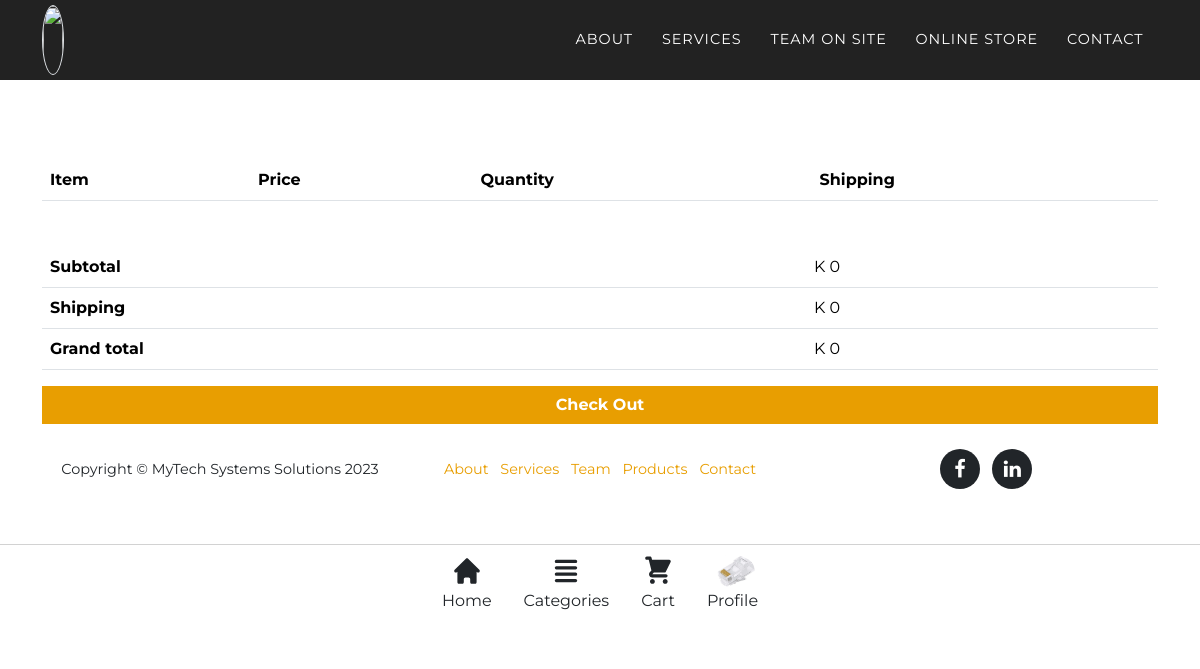
Page /online_store/cart/ (signed in) on the earlier database version.
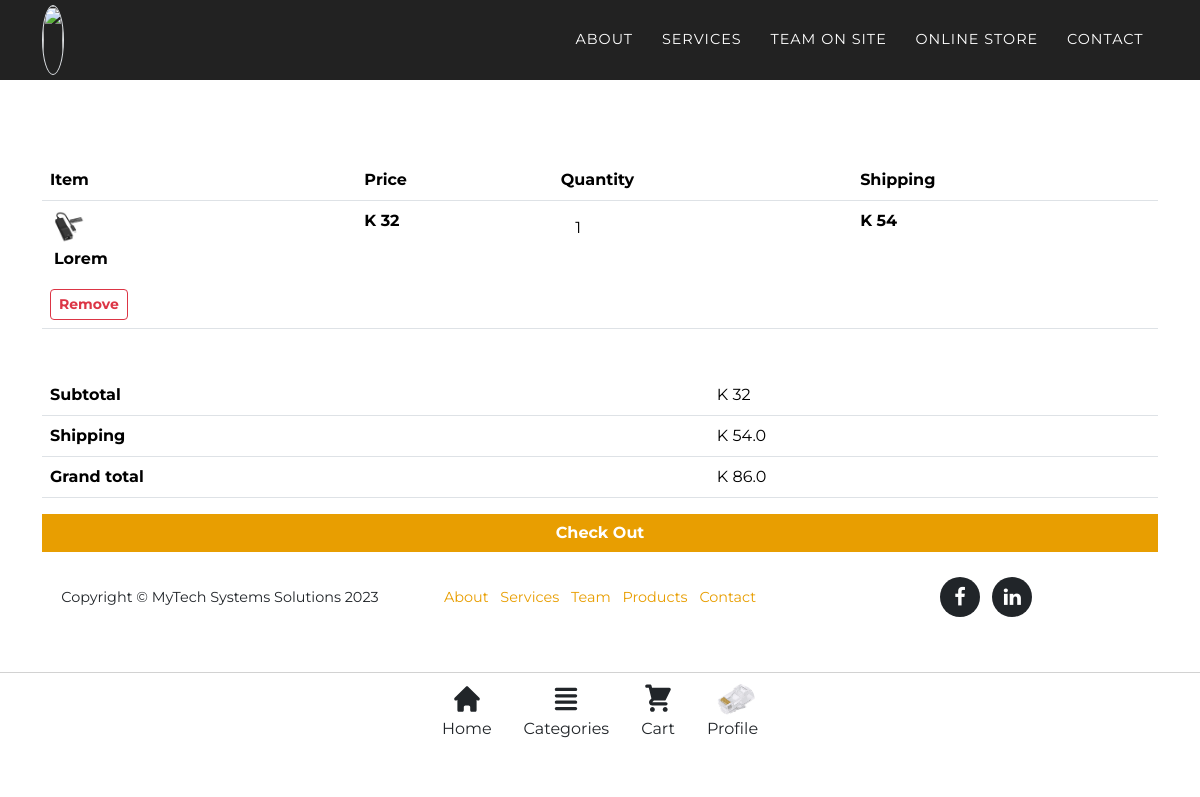
Same page on the later database version.
### online_store/models.py (models this page shows, shortened)
class Cart(models.Model):
    user = models.ForeignKey(User,on_delete=models.CASCADE)
    product = models.ForeignKey('Product',on_delete=models.CASCADE)
    added_date = models.DateTimeField(auto_now_add=True)
    quantity = models.PositiveIntegerField(default=1)

class Product(models.Model):
    name = models.CharField(max_length=100)
    desc = models.TextField()
    price = models.IntegerField()
    image = models.ImageField(upload_to='images/products')
    category = models.ForeignKey('Category',on_delete=models.CASCADE)
    condition= models.TextField()
    quantity = models.PositiveIntegerField(default=1)
    shipping = models.TextField()
    availability = models.BooleanField(default=True)

### online_store/views.py (the view)
# urls.py: path('cart/', views.view_cart, name='view_cart'),
@login_required(login_url='/accounts/login/')
def view_cart(request):
    orders = Order.objects.filter(user=request.user).order_by('-order_date')
    cart_items = Cart.objects.filter(user=request.user)
    total = 0
    subtotal = 0
    shipping = 0
    for order in orders :
        for cart_item in cart_items:
            total = float(order.product.price) * float(cart_item.quantity) + float(order.product.shipping)
    for cart_item in cart_items:
        quantity = cart_item.quantity
        price = cart_item.product.price
        shipping += float(cart_item.product.shipping)  # Ensure it's converted to float
        subtotal += quantity * price
    grand_total = subtotal + shipping
    return render(request, 'online_store/cart.html', {
        'cart_items': cart_items,
        'subtotal': subtotal,
        'shipping': shipping,
        'grand_total': grand_total,
        'total':total
    })

### online_store/templates/online_store/cart.html (shortened to what this page needs)
{% extends "online_store/layout.html" %}
{% load static %}
{% block body %}
<div class="container" style="margin-top:10rem;">
    <div class="table-responsive">
        <table class="table">
            <thead>
                <tr>
                    <th>Item</th>
                    <th>Price</th>
                    <th>Quantity</th>
                    <th>Shipping</th>
                </tr>
            </thead>
            <tbody>
                {% for item in cart_items %}
                <tr>
                    <td>
                        <div class="d-flex flex-column flex-grow-1 flex-shrink-1 align-items-start" style="margin-left: -1px;">
                            <div><img src="{{item.product.image.url}}" width="51" height="36"></div>
                            <div>
                                <p style="margin-left: 5px;"><strong> {{item.product.name}} </strong></p>
                            </div>
                        </div>
                        <div>
                            <a href="{% url 'remove_from_cart' item.id %}"><button class="btn btn-outline-danger btn-sm" type="submit">Remove</button></a>
                        </div>
                    </td>
                    <td><strong>K {{item.product.price}} </strong></td>
                    <td>
                        <div class="d-flex">
                            <div style="padding: 0.3rem;"></div>
                            <div style="padding: 0.3rem;">
                                <p> {{item.quantity}} </p>
                            </div>
                            <div style="padding: 0.3rem;"></div>
                        </div>
                    </td>
                    <td><strong>K {{item.product.shipping}} </strong></td>
                </tr>
                {% endfor %}
            </tbody>
        </table>
    </div>
    <div style="margin-top: 30px;">
        <div class="table-responsive">
            <table class="table">
                <tbody>
                    <tr>
                        <td><strong>Subtotal</strong></td>
                        <td>K {{subtotal}} </td>
                    </tr>
                    <tr>
                        <td><strong>Shipping</strong></td>
                        <td>K {{shipping}} &nbsp;</td>
                    </tr>
                    <tr>
                        <td><strong>Grand total</strong></td>
                        <td>K {{grand_total}} &nbsp;</td>
                    </tr>
                </tbody>
            </table>
        </div>
    </div>
    <a href="{% url 'checkout' %}" >
    <button class="btn btn-primary w-100" type="button" style="background: var(--bs-btn-border-color);border-color: var(--bs-btn-border-color);border-radius: 0px;">Check Out</button>
    </a>
</div>
{% endblock %}

Differences in the rows shown:
added Cart: product.image (picture), product.name "Lorem", product.price "32", quantity "1", product.shipping "54"
Other differences:
{{ subtotal }}: "0" → "32"
{{ shipping }}: "0" → "54.0"
{{ grand_total }}: "0" → "86.0"
